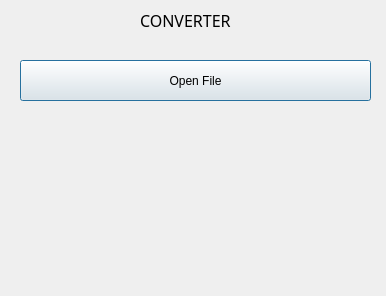
<?xml version="1.0" encoding="UTF-8"?>
<ui version="4.0">
 <class>Dialog</class>
 <widget class="QDialog" name="Dialog">
  <property name="geometry">
   <rect>
    <x>0</x>
    <y>0</y>
    <width>386</width>
    <height>296</height>
   </rect>
  </property>
  <property name="windowTitle">
   <string>Dialog</string>
  </property>
  <widget class="QLabel" name="label">
   <property name="geometry">
    <rect>
     <x>140</x>
     <y>10</y>
     <width>101</width>
     <height>21</height>
    </rect>
   </property>
   <property name="font">
    <font>
     <family>Rockwell</family>
     <pointsize>12</pointsize>
    </font>
   </property>
   <property name="text">
    <string>CONVERTER</string>
   </property>
  </widget>
  <widget class="QPushButton" name="pushButton">
   <property name="geometry">
    <rect>
     <x>20</x>
     <y>60</y>
     <width>351</width>
     <height>41</height>
    </rect>
   </property>
   <property name="text">
    <string>Open File</string>
   </property>
  </widget>
 </widget>
 <resources/>
 <connections/>
</ui>
